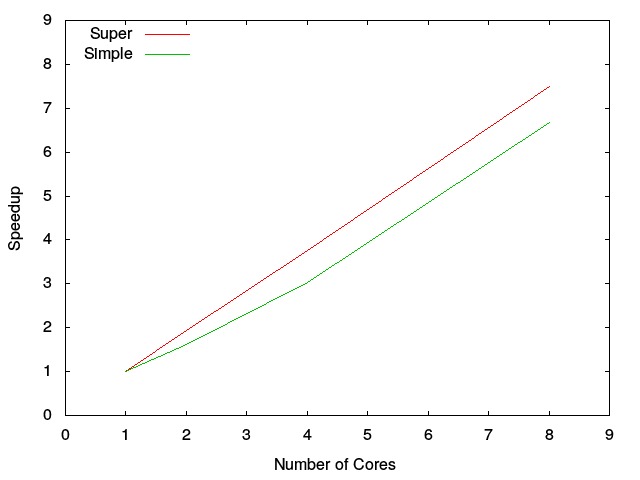

This chart was generated by the following gnuplot code:
set terminal png
set xlabel "Number of Cores"
set ylabel "Speedup"
set output 'speedups.png'
set xrange [0:9]
set yrange [0:9]
set key left top
plot "speedups.dat" using 1:2 title 'Super' with lines,\
     "speedups.dat" using 1:3 title 'Simple' with lines
